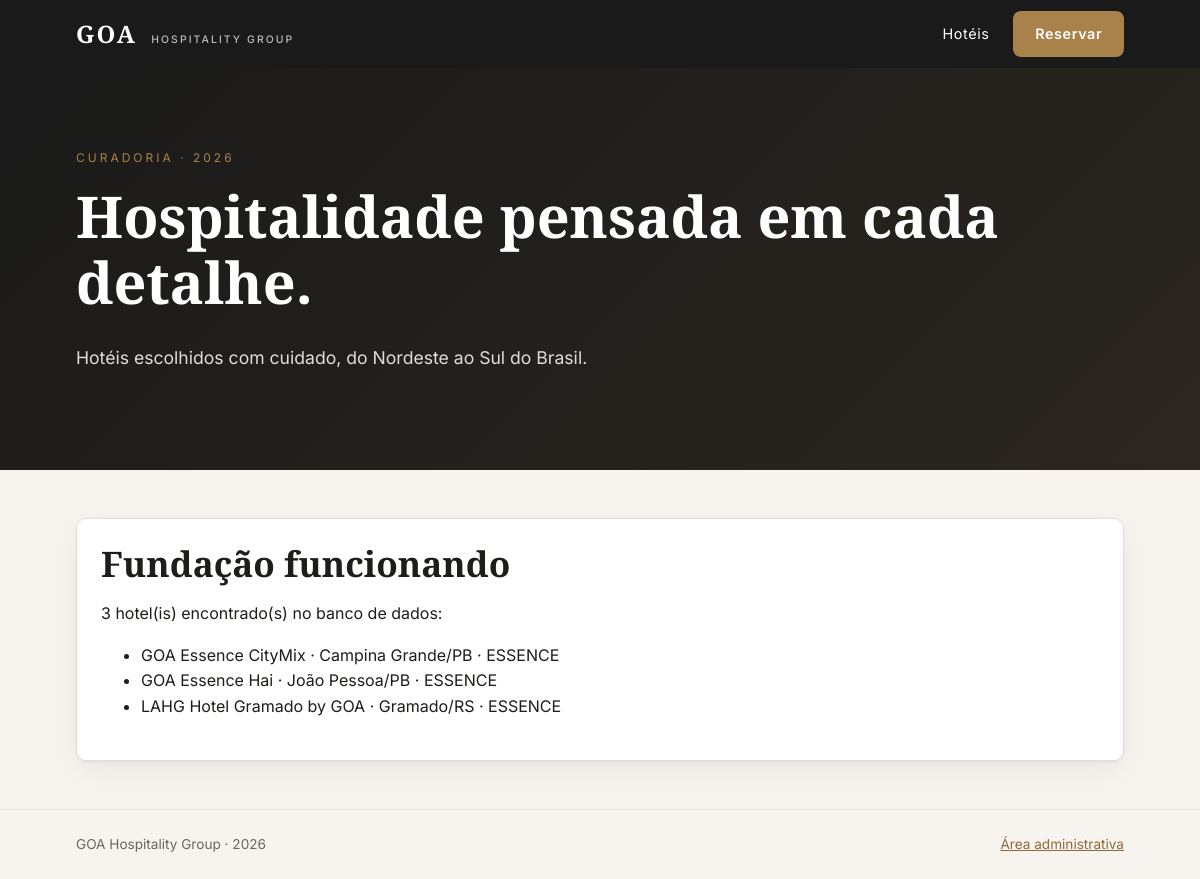
Screenshot of /public/ with the database file from the repository.
### tables this page shows
CREATE TABLE IF NOT EXISTS hoteis (
  id          INT UNSIGNED NOT NULL AUTO_INCREMENT,
  nome        VARCHAR(120) NOT NULL,
  slug        VARCHAR(140) NOT NULL,               
  bandeira    VARCHAR(30)  NOT NULL,               
  cidade      VARCHAR(80)  NOT NULL,
  uf          CHAR(2)      NOT NULL,
  descricao   TEXT         NULL,
  imagem      VARCHAR(255) NULL,                   
  ativo       TINYINT(1)   NOT NULL DEFAULT 1,     
  created_at  TIMESTAMP    NOT NULL DEFAULT CURRENT_TIMESTAMP,
  PRIMARY KEY (id),
  UNIQUE KEY uq_hoteis_slug (slug)
);

### includes/funcoes.php (called while the page is built, shortened)
<?php
function e(?string $texto): string
{
    return htmlspecialchars($texto ?? '', ENT_QUOTES, 'UTF-8');
}
function url(string $caminho = ''): string
{
    return BASE_URL . '/' . ltrim($caminho, '/');
}

### public/index.php (the view, shortened to what this page needs)
<?php
require __DIR__ . '/../config/database.php';
require __DIR__ . '/../includes/funcoes.php';
$hoteis = $pdo->query(
    'SELECT id, nome, cidade, uf, bandeira FROM hoteis WHERE ativo = 1 ORDER BY nome'
)->fetchAll();
$paginaAtual = 'inicio';
require __DIR__ . '/../includes/header.php';
?>
<section class="hero">
  <div class="container">
    <p class="hero__etiqueta">Curadoria &middot; <?= date('Y') ?></p>
    <h1>Hospitalidade pensada em cada detalhe.</h1>
    <p class="hero__texto">Hotéis escolhidos com cuidado, do Nordeste ao Sul do Brasil.</p>
  </div>
</section>
<section class="container secao">
  <div class="cartao">
    <h2>Fundação funcionando</h2>
    <p><?= count($hoteis) ?> hotel(is) encontrado(s) no banco de dados:</p>
    <ul>
      <?php foreach ($hoteis as $hotel): ?>
        <li><?= e($hotel['nome']) ?> &middot; <?= e($hotel['cidade']) ?>/<?= e($hotel['uf']) ?> &middot; <?= e($hotel['bandeira']) ?></li>
      <?php endforeach; ?>
    </ul>
  </div>
</section>
<?php
require __DIR__ . '/../includes/footer.php';

### includes/header.php (shortened to what this page needs)
<?php
$paginaAtual = $paginaAtual ?? '';
$menu = [
    'hoteis' => ['Hotéis', 'hoteis.php'],
];
?>
<!DOCTYPE html>
<html lang="pt-BR">
<head>
  <link rel="stylesheet" href="<?= url('css/style.css') ?>">
</head>
<body>
  <header class="topo">
    <div class="container topo__linha">
      <a class="marca" href="<?= url() ?>">GOA <span>Hospitality Group</span></a>
      <nav class="menu" id="menu" aria-label="Principal">
        <?php foreach ($menu as $chave => [$texto, $pagina]): ?>
          <a href="<?= url($pagina) ?>"<?= $chave === $paginaAtual ? ' class="ativo" aria-current="page"' : '' ?>><?= e($texto) ?></a>
        <?php endforeach; ?>
        <a class="btn btn--destaque" href="<?= url('reservar.php') ?>">Reservar</a>
      </nav>
    </div>
  </header>
  <main id="conteudo">

### includes/footer.php (shortened to what this page needs)
  </main>
  <footer class="rodape">
    <div class="container rodape__linha">
      <span><?= e(APP_NAME) ?> &middot; <?= date('Y') ?></span>
      <a href="<?= url('admin/') ?>">Área administrativa</a>
    </div>
  </footer>
</body>
</html>

### public/css/style.css (style rules this page uses)
:root { --cor-fundo: #f7f4ef; --cor-card: #ffffff; --cor-texto: #1f1d1a; --cor-texto-suave: #6b665e; --cor-borda: #e4ded3; --cor-escura: #1a1a1a; --cor-destaque: #a8814b; --cor-destaque-escura: #8c6a3a; --cor-perigo: #b42318; --cor-sucesso: #1d6b45; --fonte-titulo: "Cormorant Garamond", Georgia, serif; --fonte-texto: "Inter", system-ui, -apple-system, "Segoe UI", Roboto, sans-serif; --raio: 10px; --sombra: 0 1px 3px rgba(0, 0, 0, 0.06), 0 10px 30px rgba(0, 0, 0, 0.05); }
*, *::before, *::after { box-sizing: border-box; }
body { margin: 0; min-height: 100vh; display: flex; flex-direction: column; font-family: var(--fonte-texto); color: var(--cor-texto); background: var(--cor-fundo); line-height: 1.6; }
main { flex: 1; }
h1, h2, h3 { margin: 0 0 0.5em; font-family: var(--fonte-titulo); font-weight: 600; line-height: 1.15; }
h1 { font-size: clamp(2.2rem, 5vw, 3.6rem); }
h2 { font-size: clamp(1.6rem, 3vw, 2.2rem); }
a { color: var(--cor-destaque-escura); }
.container { width: 100%; max-width: 1080px; margin: 0 auto; padding: 0 1rem; }
.secao { padding-top: 3rem; padding-bottom: 3rem; }
.topo { position: sticky; top: 0; z-index: 50; background: var(--cor-escura); color: #fff; }
.topo__linha { display: flex; align-items: center; justify-content: space-between; gap: 1rem; min-height: 68px; }
.marca { color: #fff; text-decoration: none; font-family: var(--fonte-titulo); font-size: 1.5rem; font-weight: 600; letter-spacing: 0.08em; }
.marca span { font-family: var(--fonte-texto); font-size: 0.65rem; font-weight: 500; letter-spacing: 0.2em; text-transform: uppercase; opacity: 0.7; margin-left: 0.4rem; }
.menu { display: flex; align-items: center; gap: 1.5rem; }
.menu a { color: #fff; text-decoration: none; font-size: 0.9rem; letter-spacing: 0.04em; }
.btn { display: inline-flex; align-items: center; justify-content: center; padding: 0.65rem 1.3rem; border: 1px solid transparent; border-radius: 8px; font: inherit; font-weight: 600; text-decoration: none; cursor: pointer; transition: background 0.15s, border-color 0.15s, color 0.15s; }
.btn--destaque { background: var(--cor-destaque); color: #fff !important; }
.hero { background: linear-gradient(135deg, #1a1a1a 0%, #2b2620 100%); color: #fff; padding: 5rem 0; }
.hero__etiqueta { margin: 0 0 1rem; font-size: 0.75rem; letter-spacing: 0.25em; text-transform: uppercase; color: var(--cor-destaque); }
.hero__texto { max-width: 560px; font-size: 1.1rem; opacity: 0.85; }
.cartao { background: var(--cor-card); border: 1px solid var(--cor-borda); border-radius: var(--raio); box-shadow: var(--sombra); padding: 1.5rem; }
.rodape { padding: 1.5rem 0; font-size: 0.85rem; color: var(--cor-texto-suave); border-top: 1px solid var(--cor-borda); }
.rodape__linha { display: flex; justify-content: space-between; flex-wrap: wrap; gap: 0.5rem; }

### rows the page displays
hoteis: nome "GOA Essence CityMix", cidade "Campina Grande", uf "PB", bandeira "ESSENCE"
hoteis: nome "GOA Essence Hai", cidade "João Pessoa", uf "PB", bandeira "ESSENCE"
hoteis: nome "LAHG Hotel Gramado by GOA", cidade "Gramado", uf "RS", bandeira "ESSENCE"

### other values shown
$texto "Hotéis"
count($hoteis) "3"
APP_NAME "GOA Hospitality Group"
